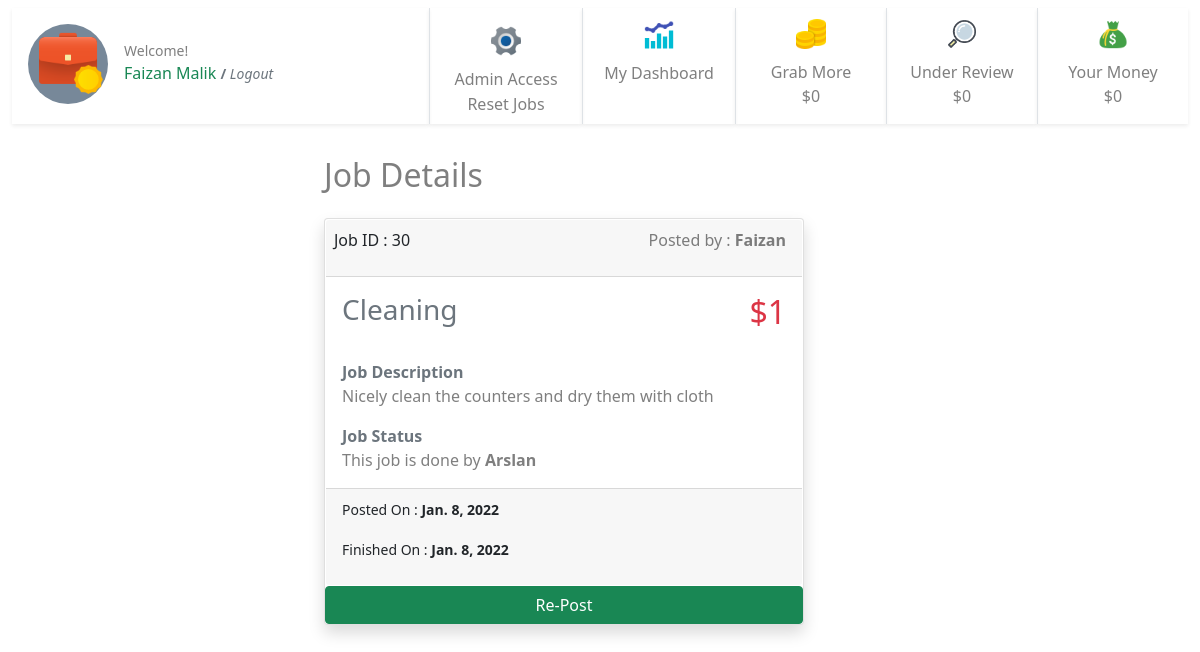
/30/ (signed in), run on an earlier commit of the app's database.
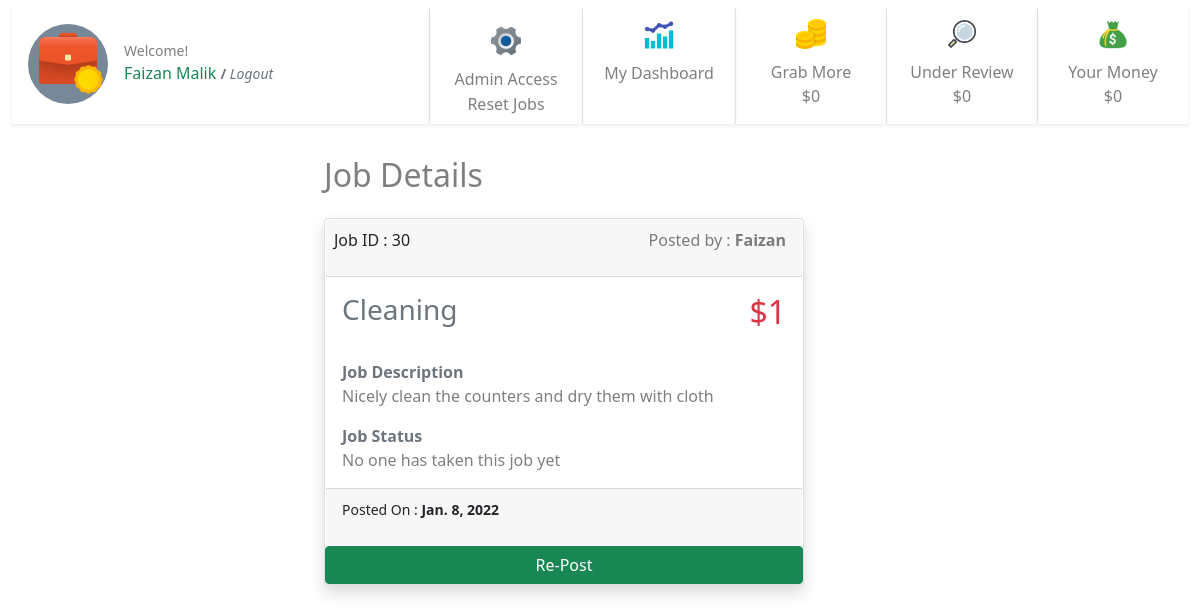
And on a later commit of the database.
### jobs/models.py (models this page shows, shortened)
class JobPost(models.Model):
    job_title = models.CharField(max_length=200)
    publish_date = models.DateTimeField('date published', auto_now_add=True)
    job_is_template = models.BooleanField(default=False)
    job_detail = models.CharField(max_length=200)
    job_price = models.IntegerField(default=0)
    job_taken = models.BooleanField(default=False)
    job_under_review = models.BooleanField(default=False)
    job_passed_review = models.BooleanField(default=False)
    job_taken_date = models.DateTimeField('date job taken', null=True, blank=True)
    job_done = models.BooleanField(default=False)
    job_done_date = models.DateTimeField('date job completed', null=True, blank=True)
    job_taker = models.ForeignKey(User, on_delete=models.CASCADE, null=True, blank=True, related_name='job_user')
    job_creator = models.ForeignKey(User, on_delete=models.CASCADE, null=True, blank=True, related_name='job_author')
    job_rejected_by_admin = models.BooleanField(default=False)
    job_expired = models.BooleanField(default=False)
    job_paid = models.BooleanField(default=False)
    job_payment_id = models.ForeignKey(Payments, on_delete=models.CASCADE, null=True, blank=True, related_name='job_payment_id')

### jobs/views.py (the view)
# urls.py: path('<int:pk>/', views.detail, name='detail'),
@login_required
def detail(request, pk):
    print(pk)
    detail = get_object_or_404(JobPost, pk=pk)
    template = loader.get_template('jobs/detail.html')
    if request.user == 'AnonymousUser':
        usr = "None"
    else:
        usr = request.user
    context = {
    'detail': detail,
    'user': usr,
     }
    return HttpResponse(template.render(context, request))

### jobs/templates/jobs/detail.html (shortened to what this page needs)
{% extends "jobs/base.html" %} {% block user %} {{user.first_name}} {{user.last_name}} {% endblock user %} {% block detail %} {% load static %}
<div class="container-fluid">
    {% if detail %}
    <div class="row justify-content-center">
        <div class="col-6 ">
            <h2 class="py-3 text-start text-black-50">Job Details</h2>
            <div class="card mb-4 shadow " style="width: 30rem;">
                <a class="btn p-0" href="../" style="width: 100%;">
                    <div class="card-body p-0">
                        <div class="card-header d-flex ps-2 m-0 bg-gray  justify-content-between">
                            Job ID : {{detail.id}}
                            <p class="text-black-50 ">Posted by : <strong>{{detail.job_creator.first_name}}</strong> </p>
                        </div>
                        <div class="d-flex justify-content-between">
                            <h3 class="card-title pb-1 p-3 text-secondary">{{ detail.job_title }}</h3>
                            <h2 class="text-danger pb-1 p-3">${{detail.job_price}}</h2>
                        </div>
                        <div class="py-0 p-3 text-start">
                            <strong class="text-secondary">Job Description</strong>
                            <p class="text-black-50">{{detail.job_detail}}</p>
                            <strong class="text-secondary">Job Status</strong> {% if detail.job_done %}
                            <p class="text-black-50">This job is done by <strong>{{detail.job_taker.first_name}}</strong> </p>
                            {% elif detail.job_taken %}
                            <p class="text-black-50">This job is taken by <strong>{{detail.job_taker.first_name}}</strong> </p>
                            {% else %}
                            <p class="text-black-50">No one has taken this job yet</p>
                            {% endif %}
                        </div>
                    </div>
                    <div class="card-footer bg-gray mt-0 text-dark-50 text-start">
                        <p><small class="card-text ">Posted On : <strong> {{detail.publish_date.date}}</strong></small></p>
                        {% if detail.job_done %}
                        <p><small class="card-text">Finished On : <strong>{{detail.job_done_date.date}}</strong></small></p>
                        {% else %}
                        <p></p>
                        {% endif %}
                    </div>
                </a>
                {% if request.user.is_staff %}
                <div class="d-flex ">
                    <a class="btn btn-success align-self-center mr-2" href="{% url 'jobs:repost_job' detail.id%}" style="width: 100%;">Re-Post</a>
                </div>{% endif %}
            </div>
        </div>
    </div>
    {% else %}
    <div class="card-body">
        <h2 class="card-title">No data available.</h2>
    </div>
    {% endif %}
</div>
{% endblock detail %} {% block sidebar %}
<div class="d-flex flex-row " style="">
    <div class="d-flex flex-row ">
        {% if user.is_staff %}
        <div class=" mt-2 mb-2 text-center align-content-center border-start shadow-sm">
            <a class="btn p-0" href="./admin/" style="width: 100%;">
                <div class="" style="width: 150px;">
                    <img class="m-2" src="{% static 'jobs/admin.png'%}" style="width: 36px; height: 36px;" alt="Card image">
                    <div class="">
                        <p class="m-0 text-black-50 fs-6">Admin Access</p>
                        <form id="3" class="m-0 p-0" action="{% url 'jobs:mark_not_done' %}" method='post'>
                            <input type="submit" value="Reset Jobs" class="btn text-black-50 m-0 p-0" style="">
                        </form>
                    </div>
                </div>
            </a>
        </div>
        {% endif %}
        <div class=" mt-2 mb-2  text-center border-start shadow-sm">
            <a class="btn p-0" style="width: 100%;" href="{% url 'jobs:dashboard' %}">
                <div class="" style="width: 150px;">
                    <img class="m-2" src="{% static 'jobs/dashboard.png' %}" style="width: 36px; height: 36px;" alt="Card image">
                    <div class="">
                        <p class="m-0 text-black-50 fs-6">My Dashboard</p>
                    </div>
                </div>
            </a>
        </div>
        <div class=" mt-2 mb-2  text-center border-start shadow-sm">
            <div class="" style="width: 150px;">
                <img class="m-2" src="{% static 'jobs/unclaimed.png'%}" style="width: 36px; height: 36px;" alt="Card image">
                <div class="">
                    <p class="m-0 text-black-50 fs-6">Grab More</p> {% if unclaimed.job_price__sum != None %}
                    <p class="text-black-50 fs-6">${{unclaimed.job_price__sum}}</p>
                    {% else %}
                    <p class="text-black-50 fs-6">$0</p>
                    {% endif %}
                </div>
            </div>
        </div>
        <div class=" mt-2 mb-2  text-center border-start shadow-sm">
            <div class="" style="width: 150px;">
                <img class="m-2" src="{% static 'jobs/underreview.png'%}" style="width: 36px; height: 36px;" alt="Card image">
                <div class="">
                    <p class="m-0 text-black-50">Under Review</p> {% if my_money_under_review_this_month.job_price__sum != None %}
                    <p class="text-black-50 fs-6">${{my_money_under_review_this_month.job_price__sum}}</p>
                    {% else %}
                    <p class="text-black-50 fs-6">$0</p>
                    {% endif %}
                </div>
            </div>
        </div>
        <div class=" mt-2 mb-2  text-center border-start shadow-sm">
            <div class="" style="width: 150px;">
                <img class="m-2" src="{% static 'jobs/mymoney.png'%}" style="width: 36px; height: 36px;" alt="Card image">
                <div class="">
                    <p class="m-0 text-black-50">Your Money</p> {% if my_total_this_mont.job_price__sum != None %}
                    <p class="text-black-50 fs-6">${{my_total_this_mont.job_price__sum}}</p>
                    {% else %}
                    <p class="text-black-50 fs-6">$0</p>
                    {% endif %}
                </div>
            </div>
        </div>
    </div>
</div>
<div> {% endblock sidebar %}

### jobs/templates/jobs/base.html (shortened to what this page needs)
<!DOCTYPE html> {% load static %}
<html lang="en">
<head>
    <link href="https://cdn.jsdelivr.net/npm/bootstrap@5.1.2/dist/css/bootstrap.min.css" rel="stylesheet">
    <link rel="stylesheet" href="{% static 'jobs/style.css' %}">
</head>
<body>
    <nav class="navbar navbar-expand-xl pt-0 navbar-light text-light ">
        <div class="container-fluid ">
            <div class="shadow-sm text-align-center p-2" style="height:116px; width:100%; ">
                <div class="m-2  d-flex flex-row align-items-start">
                    <a href="../">
                        <div class="text-center" style="width:80px; height:80px; border-radius: 50%; background-color:lightslategrey;">
                            <img src="{%static 'jobs/logo.png'%}" width="70px" height="70px" class="" alt="image">
                        </div>
                    </a>
                    <div class="m-3 d-flex flex-column align-items-bottom ">
                        <small class="m-0 text-black-50"> Welcome! </small>
                        <p class="m-0 text-success">{% block user %} {% endblock user %}
                            <span>
                    <small class="m-0 "><a class="text-decoration-none text-muted" href="/accounts/logout/"><strong>/</strong>
                        <i>Logout</i>
                        </a></small>
                </span>
                        </p>
                    </div>
                </div>
            </div>
            <div class="d-flex flex-row ">
                <div class="collapse navbar-collapse" id="mynavbar">
                    <div class="navbar-nav me-auto">
                        {% block sidebar %} {% endblock sidebar %}
                </div>
            </div>
        </div>
    </nav>
    <div class="container-fluid">
        <div class="row">
            <div class="col-12">
                {% block detail %} {% endblock detail %} {% block content %} {% endblock content %}
            </div>
        </div>
    </div>
</body>
</html>

What changed in the data, as far as the page shows it:
changed JobPost "Cleaning": job_done True → False (drawn); job_taker.first_name "Arslan" → (not shown); job_done_date "Jan. 8, 2022" → (not shown)
Also different on the page:
text no longer shown: "This job is done by Finished On :"
text now shown: "No one has taken this job yet"
